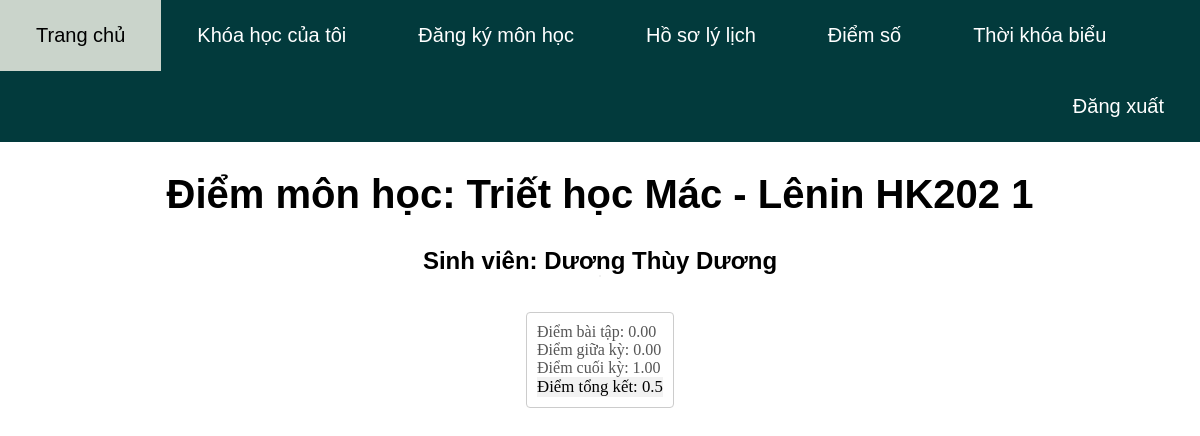
The app's page /course/student/38/score_view/ (signed in), older data.
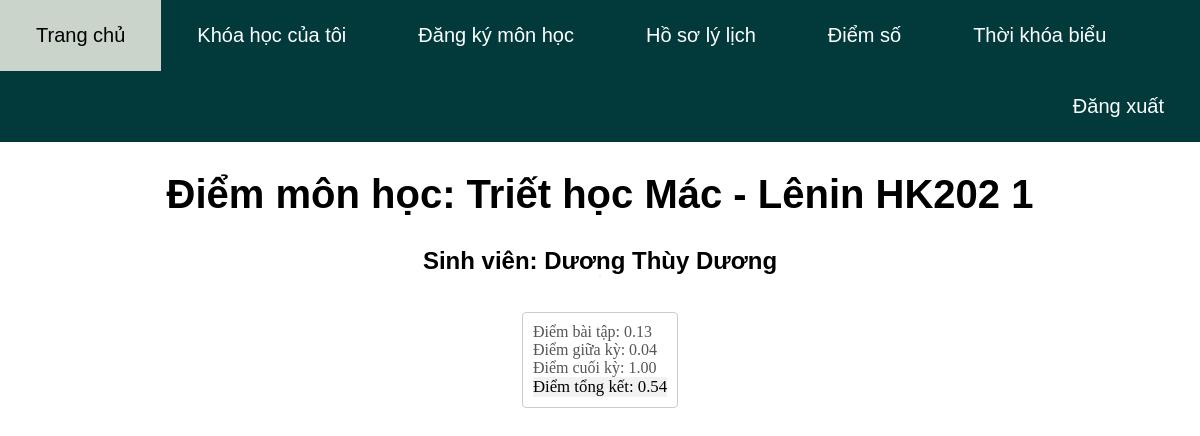
The same page, newer data.
### Grade/models.py (models this page shows, shortened)
class Grade(models.Model):
    student = models.ForeignKey(Student, on_delete=models.CASCADE, null=True)
    course = models.ForeignKey(Course, on_delete=models.CASCADE, null=True)
    assignment_score = models.DecimalField(max_digits=5, decimal_places=2, null=True, blank=True)
    midterm_score = models.DecimalField(max_digits=5, decimal_places=2, null=True, blank=True)
    final_score = models.DecimalField(max_digits=5, decimal_places=2, null=True, blank=True)
    @property
    def average_score(self):
        if self.assignment_score is not None and self.midterm_score is not None and self.final_score is not None:
            assignment_score = float(self.assignment_score)
            midterm_score = float(self.midterm_score)
            final_score = float(self.final_score)
            return round((assignment_score * 0.2 + midterm_score * 0.3 + final_score * 0.5), 2)
        else:
            return None

### Course/views.py (the view)
# urls.py: path("student/<int:course_id>/score_view/", views.ScoreView.as_view(), name="ScoreView"),
class ScoreView(RoleRequiredMixin, View):
    def has_permission(self, user):
        return user.user_type == 'Student'
    def get(self, request, course_id):
        course = Course.objects.get(pk=course_id)
        student = request.user.student
        grade = Grade.objects.filter(course=course, student=student).first()
        context = {
            "course": course,
            "student": student,
            "grade": grade,
        }
        return render(request, "Course/CourseStudent/ScoreView.html", context)

### Course/models.py (called while the page is built)
    def __str__(self):
        name = self.subject.name + " HK" + self.semester.semester_id + " " + self.id_course
        return name

### Login/mixins.py (called while the page is built)
    def dispatch(self, request, *args, **kwargs):
        if not request.user.is_authenticated:
            return self.handle_no_permission()
        elif not self.has_permission(request.user):
            return HttpResponseRedirect(self.get_redirect_url())
        return super().dispatch(request, *args, **kwargs)

### templates/Course/CourseStudent/ScoreView.html (shortened to what this page needs)
{% load static %}
<!DOCTYPE html>
<html lang="vi">
<head>
    <link rel="stylesheet" href="{% static 'css/file.css' %}">
    <link rel="stylesheet" href="{% static 'css/home.css' %}">
</head>
<body>
    <nav>
		<a href="{% url 'Student:student' %}" class="menu_left">Trang chủ</a>
		<a href="{% url 'Student:student_course' %}" class="menu_left">Khóa học của tôi</a>
		<a href="{% url 'Registration:registration_student' %}" class="menu_left">Đăng ký môn học</a>
		<a href="{% url 'Student:student_profile' %}" class="menu_left">Hồ sơ lý lịch</a>
		<a href="{% url 'Student:student_score' %}" class="menu_left">Điểm số</a>
		<a href="{% url 'Student:student_schedule' %}" class="menu_left">Thời khóa biểu</a>
		<a href="{% url 'Logout:logout' %}" class="menu_right">Đăng xuất</a>
	</nav>
    <h1 class="menu_text">Điểm môn học: {{ course }}</h1>
    <div class="center_form">
        <h2>Sinh viên: {{ student.name }}</h2>
        <hr>
        <div class="list_form">
            {% if grade.assignment_score is not None %}
                <p>Điểm bài tập: {{ grade.assignment_score }}</p>
            {% else %}
                <p>Điểm bài tập:</p>
            {% endif %}
            {% if grade.midterm_score is not None %}
                <p>Điểm giữa kỳ: {{ grade.midterm_score }}</p>
            {% else %}
                <p>Điểm giữa kỳ:</p>
            {% endif %}
            {% if grade.final_score is not None %}
                <p>Điểm cuối kỳ: {{ grade.final_score }}</p>
            {% else %}
                <p>Điểm cuối kỳ:</p>
            {% endif %}
            {% if grade.average_score is not None %}
                <p class="hightlight_form">Điểm tổng kết: {{ grade.average_score }}</p>
            {% else %}
                <p class="hightlight_form">Điểm tổng kết:</p>
            {% endif %}
        </div>
    </div>
</body>
</html>

Row changes from the older to the newer data that the page shows:
changed Grade: assignment_score "0.00" → "0.13"; midterm_score "0.00" → "0.04"; average_score "0.5" → "0.54"
